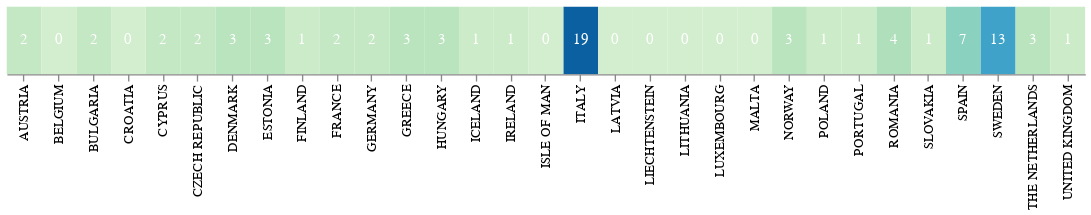

The notebook cell this image was saved under:
### Code cell
# Configure text
text = (
    alt.Chart(df_plot)
    .mark_text(color="white")
    .encode(
        x=alt.X("country:N", title=""),
        # y=alt.Y("sector:N", title=""),
        text=alt.Text("fine:Q"),
    )
)

heatmap = (
    alt.Chart(df_plot, title="")
    .mark_rect()
    .encode(
        x=alt.X("country:N", title=""),
        # y=alt.Y("sector:N", title=""),
        # color=alt.Color("fine", legend=None, scale=alt.Scale(type="log", nice=True)),
        color=alt.Color("fine", legend=None, scale=alt.Scale(scheme="greenblue")),
    )
)

combined = (
    (heatmap + text)
    .properties(title="", width=800, height=50)
    .configure_legend(labelFontSize=30)
    .configure_view(strokeWidth=0)
    # .configure(background="#F0F0F0")
    .configure_axis()
)

combined

### Figure 1 — Vega-Lite specification as saved in the notebook (floating-point values rounded to 4 significant figures)
{"config": {"view": {"continuousWidth": 400, "continuousHeight": 300, "strokeWidth": 0}, "axis": {}, "legend": {"labelFontSize": 30}}, "layer": [{"mark": "rect", "encoding": {"color": {"type": "quantitative", "field": "fine", "legend": null, "scale": {"scheme": "greenblue"}}, "x": {"type": "nominal", "field": "country", "title": ""}}, "title": ""}, {"mark": {"type": "text", "color": "white"}, "encoding": {"text": {"type": "quantitative", "field": "fine"}, "x": {"type": "nominal", "field": "country", "title": ""}}}], "data": {"name": "data-5583d6c16e8e99eed4f6b586ebc4bcb1"}, "height": 50, "title": "", "width": 800, "$schema": "https://vega.github.io/schema/vega-lite/v4.8.1.json", "datasets": {"data-5583d6c16e8e99eed4f6b586ebc4bcb1": [{"country": "AUSTRIA", "fine": 2}, {"country": "BULGARIA", "fine": 2}, {"country": "CYPRUS", "fine": 2}, {"country": "CZECH REPUBLIC", "fine": 2}, {"country": "DENMARK", "fine": 3}, {"country": "ESTONIA", "fine": 3}, {"country": "FINLAND", "fine": 1}, {"country": "FRANCE", "fine": 2}, {"country": "GERMANY", "fine": 2}, {"country": "GREECE", "fine": 3}, {"country": "HUNGARY", "fine": 3}, {"country": "ICELAND", "fine": 1}, {"country": "IRELAND", "fine": 1}, {"country": "ITALY", "fine": 19}, {"country": "NORWAY", "fine": 3}, {"country": "POLAND", "fine": 1}, {"country": "PORTUGAL", "fine": 1}, {"country": "ROMANIA", "fine": 4}, {"country": "SLOVAKIA", "fine": 1}, {"country": "SPAIN", "fine": 7}, {"country": "SWEDEN", "fine": 13}, {"country": "THE NETHERLANDS", "fine": 3}, {"country": "UNITED KINGDOM", "fine": 1}, {"country": "BELGIUM", "fine": 0}, {"country": "CROATIA", "fine": 0}, {"country": "ISLE OF MAN", "fine": 0}, {"country": "LATVIA", "fine": 0}, {"country": "LIECHTENSTEIN", "fine": 0}, {"country": "LITHUANIA", "fine": 0}, {"country": "LUXEMBOURG", "fine": 0}, {"country": "MALTA", "fine": 0}]}}
